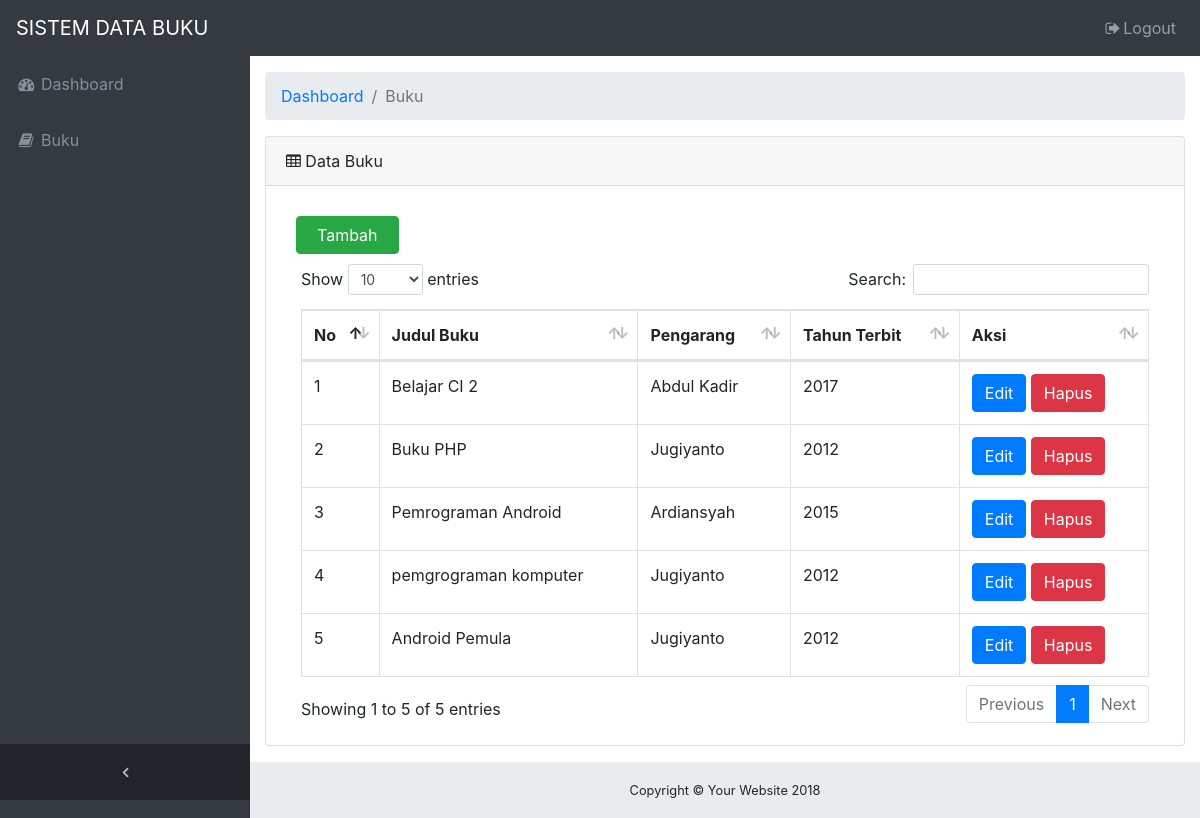
The app's page /index.php/buku with its own data.
### tables this page shows
CREATE TABLE IF NOT EXISTS `tb_buku` (
  `id_buku` int(5) NOT NULL AUTO_INCREMENT,
  `judul_buku` varchar(200) NOT NULL,
  `pengarang` varchar(200) NOT NULL,
  `tahun_terbit` int(4) NOT NULL,
  PRIMARY KEY (`id_buku`)
);

### application/controllers/Buku.php (called while the page is built, shortened)
<?php
class Buku extends CI_Controller {
	function __construct(){
		$this->load->model('Buku_m','buku');
	}
	public function index()
	{
		$sql = $this->buku->get();
		$data = array(
                 'header' => 'Halaman Buku',
                 'css' => '_css',
                 'js' => '_js',
                 'nav' => '_nav',
                 'buku' => $sql->result(),
		        );
		$this->load->view('buku_tampil',$data);
	}
}

### index.php (called while the page is built, shortened)
<?php
require_once BASEPATH.'core/CodeIgniter.php';

### application/models/Buku_m.php (called while the page is built, shortened)
<?php
  CLass Buku_m extends CI_Model{
      public function get($id = null){
      	$this->db->select('*');
      	$this->db->from('tb_buku');
      	$query = $this->db->get();
      	return $query;
      }
  }
?>

### application/views/buku_tampil.php (the view, shortened to what this page needs)
<!DOCTYPE html>
<html lang="en">
<head>
  <?php $this->load->view($css);?>
</head>
<body class="fixed-nav sticky-footer bg-dark" id="page-top">
  <?php $this->load->view($nav);?>
  <div class="content-wrapper">
    <div class="container-fluid">
      <ol class="breadcrumb">
        <li class="breadcrumb-item">
          <a href="<?=base_url('home');?>">Dashboard</a>
        </li>
        <li class="breadcrumb-item active">Buku</li>
      </ol>
      <div class="card mb-3">
        <div class="card-header">
          <i class="fa fa-table"></i> Data Buku</div>
        <div class="card-body">
          <a href="<?=base_url('buku/add');?>"><button type="button" class="btn btn-success" style="margin:10px; padding-left: 20px; padding-right: 20px;">Tambah</button></a>
          <div class="table-responsive">
            <table class="table table-bordered" id="dataTable" width="100%" cellspacing="0">
              <thead>
                <tr>
                  <th>No</th>
                  <th>Judul Buku</th>
                  <th>Pengarang</th>
                  <th>Tahun Terbit</th>
                  <th>Aksi</th>
                </tr>
              </thead>
              <tbody>
               <?php
                  $no =1;
                  foreach ($buku as $row) {?>
                  <tr>
              <td><?=$no++?></td>
              <td><?=$row->judul_buku;?></td>
              <td><?=$row->pengarang;?></td>
              <td><?=$row->tahun_terbit;?></td>
              <td>
                <a href="<?=site_url('buku/edit/'.$row->id_buku);?>"><button class="btn btn-primary">Edit</button></a>
                <a href="<?=site_url('buku/del/'.$row->id_buku);?>" onclick= "return confirm('Yakin ingin menghapus data ?')" ><button class="btn btn-danger">Hapus</button></a>
              </td>
            </tr>
            <?php
                  }
           ?>
              </tbody>
            </table>
          </div>
        </div>
      </div>
    </div>
    <footer class="sticky-footer">
      <div class="container">
        <div class="text-center">
          <small>Copyright © Your Website 2018</small>
        </div>
      </div>
    </footer>
  </div>
</body>
</html>

### application/views/_css.php
<link href="<?=config_item('assets');?>/vendor/bootstrap/css/bootstrap.min.css" rel="stylesheet">
<link href="<?=config_item('assets');?>/vendor/font-awesome/css/font-awesome.min.css" rel="stylesheet" type="text/css">
<link href="<?=config_item('assets');?>/vendor/datatables/dataTables.bootstrap4.css" rel="stylesheet">
<link href="<?=config_item('assets');?>/css/sb-admin.css" rel="stylesheet">

### application/views/_nav.php (shortened to what this page needs)
<nav class="navbar navbar-expand-lg navbar-dark bg-dark fixed-top" id="mainNav">
  <a class="navbar-brand" href="index.html">SISTEM DATA BUKU</a>
  <div class="collapse navbar-collapse" id="navbarResponsive">
    <ul class="navbar-nav navbar-sidenav" id="exampleAccordion">
      <li class="nav-item" data-toggle="tooltip" data-placement="right" title="Dashboard">
        <a class="nav-link" href="<?=base_url('home');?>">
          <i class="fa fa-fw fa-dashboard"></i>
          <span class="nav-link-text">Dashboard</span>
        </a>
      </li>
      <li class="nav-item" data-toggle="tooltip" data-placement="right" title="Link">
        <a class="nav-link" href="<?=base_url('buku');?>">
          <i class="fa fa-fw fa-book"></i>
          <span class="nav-link-text">Buku</span>
        </a>
      </li>
    </ul>
    <ul class="navbar-nav sidenav-toggler">
      <li class="nav-item">
        <a class="nav-link text-center" id="sidenavToggler">
          <i class="fa fa-fw fa-angle-left"></i>
        </a>
      </li>
    </ul>
    <ul class="navbar-nav ml-auto">
      <li class="nav-item">
        <a class="nav-link" data-toggle="modal" data-target="#exampleModal">
          <i class="fa fa-fw fa-sign-out"></i>Logout</a>
      </li>
    </ul>
  </div>
</nav>

### assets/css/sb-admin.css (style rules this page uses)
html { position: relative; min-height: 100%; }
body { overflow-x: hidden; }
body.sticky-footer { margin-bottom: 56px; }
body.sticky-footer .content-wrapper { min-height: calc(100vh - 56px - 56px); }
body.fixed-nav { padding-top: 56px; }
.content-wrapper { min-height: calc(100vh - 56px); padding-top: 1rem; }
#mainNav .navbar-collapse { overflow: auto; max-height: 75vh; }
#mainNav .navbar-collapse .navbar-nav .nav-item .nav-link { cursor: pointer; }
#mainNav .navbar-collapse .sidenav-toggler { display: none; }
@media (min-width: 992px) { #mainNav .navbar-brand { width: 250px; } }
@media (min-width: 992px) { #mainNav .navbar-collapse { overflow: visible; max-height: none; } }
@media (min-width: 992px) { #mainNav .navbar-collapse .navbar-sidenav { position: absolute; top: 0; left: 0; -webkit-flex-direction: column; -ms-flex-direction: column; flex-direction: column; margin-top: 56px; } }
@media (min-width: 992px) { #mainNav .navbar-collapse .navbar-sidenav > .nav-item { width: 250px; padding: 0; } }
@media (min-width: 992px) { #mainNav .navbar-collapse .navbar-sidenav > .nav-item > .nav-link { padding: 1em; } }
#mainNav.fixed-top .sidenav-toggler { display: none; }
@media (min-width: 992px) { #mainNav.fixed-top .navbar-sidenav { height: calc(100vh - 112px); } }
@media (min-width: 992px) { #mainNav.fixed-top .sidenav-toggler { position: absolute; top: 0; left: 0; display: flex; -webkit-flex-direction: column; -ms-flex-direction: column; flex-direction: column; margin-top: calc(100vh - 56px); } }
@media (min-width: 992px) { #mainNav.fixed-top .sidenav-toggler > .nav-item { width: 250px; padding: 0; } }
@media (min-width: 992px) { #mainNav.fixed-top .sidenav-toggler > .nav-item > .nav-link { padding: 1em; } }
#mainNav.fixed-top.navbar-dark .sidenav-toggler { background-color: #212529; }
#mainNav.fixed-top.navbar-dark .sidenav-toggler a i { color: #adb5bd; }
.content-wrapper { overflow-x: hidden; background: white; }
@media (min-width: 992px) { .content-wrapper { margin-left: 250px; } }
#sidenavToggler i { font-weight: 800; }
#mainNav.navbar-dark .navbar-collapse .navbar-sidenav > .nav-item > .nav-link { color: #868e96; }
@media (min-width: 992px) { #mainNav.navbar-dark .navbar-collapse .navbar-sidenav { background: #343a40; } }
footer.sticky-footer { position: absolute; right: 0; bottom: 0; width: 100%; height: 56px; background-color: #e9ecef; line-height: 55px; }
@media (min-width: 992px) { footer.sticky-footer { width: calc(100% - 250px); } }

### records on screen
tb_buku: judul_buku "Belajar CI 2", pengarang "Abdul Kadir", tahun_terbit "2017"
tb_buku: judul_buku "Buku PHP", pengarang "Jugiyanto", tahun_terbit "2012"
tb_buku: judul_buku "Pemrograman Android", pengarang "Ardiansyah", tahun_terbit "2015"
tb_buku: judul_buku "pemgrograman komputer", pengarang "Jugiyanto", tahun_terbit "2012"
tb_buku: judul_buku "Android Pemula", pengarang "Jugiyanto", tahun_terbit "2012"
